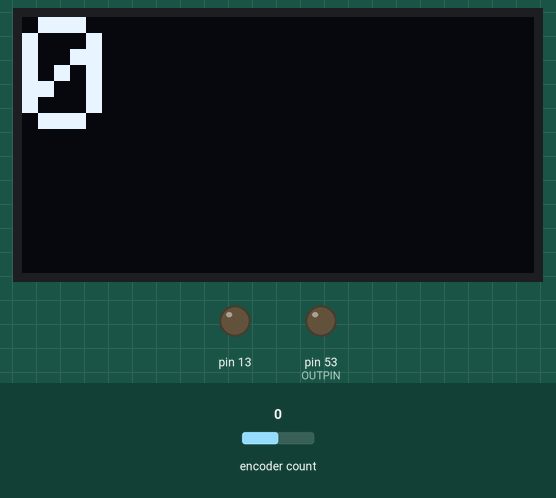
Simulated run of this sketch. Board: Arduino Mega 2560, built with avr-gcc and run on an emulated ATmega2560. Parts: 128×64 one-colour display, output pins drawn as LEDs (lit = HIGH). Inputs (shaded band) come from the test bench; at power-on: encoder count 0. What the sketch prints to the serial monitor is not drawn.

Above: at 1.2 s.
1.3 s: encoder count set to 1
At 2.3 s:
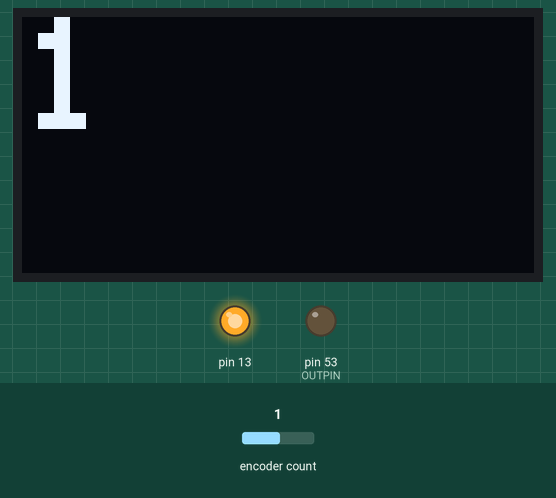
2.8 s: encoder count set to 2
At 3.4 s:
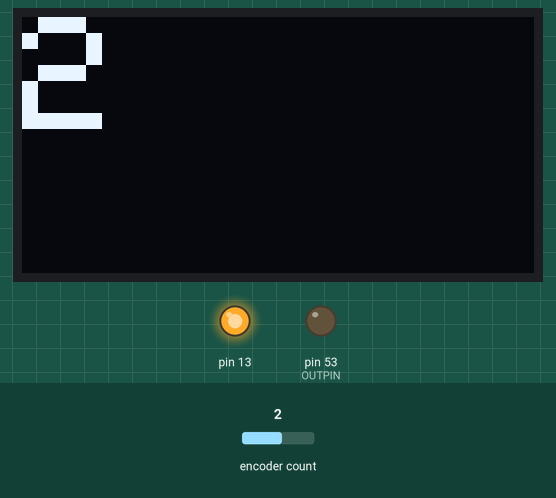
Timing chart, 0 to 5.8 s (numbered marks = the images above; inputs shaded):
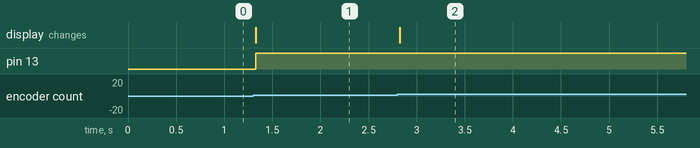

Measured:
- after the input at 1.3 s, pin 13: LOW → HIGH at once; the display: changes at once (image 1)
- after the input at 2.8 s, the display: changes at once (image 2)

The sketch:

Generador.ino
```cpp
#include <Arduino.h>
#include <SPI.h>
#include <Wire.h>
#include <Adafruit_GFX.h>
#include <Adafruit_SSD1306.h>
#include "ClickEncoder.h"
#include <TimerOne.h>
//#include <TimerThree.h>
#include <Time.h>

//LIMITES
#define MAXVALUE 120
#define MINVALUE 0
#define PULSESFORLITER 450
#define PULSEWIDTH 10
#define TIMER1PERIOD 100

//Para el rotary
const int PinCLK=2;                   // Used for generating interrupts using CLK signal
const int PinDT=3;                    // Used for reading DT signal
const int PinSW=4;

#define OLED_RESET 4
Adafruit_SSD1306 display(OLED_RESET);

#define OUTPIN 53

ClickEncoder *encoder;
int16_t last, value;
unsigned long   waveTimer=99999999L;
unsigned long   timerCicles = 0;
int lastPulse;
bool doNone=false;

void doPulse()
{
//  int lapso;
//  cli();
//  lapso=now()-lastPulse;
//  lastPulse=now();
//  Serial.print("LAPSO: ");Serial.println(lapso);
  if (doNone) return;
  digitalWrite(13, LOW);
  digitalWrite(OUTPIN,HIGH);
  delayMicroseconds(PULSEWIDTH);
  digitalWrite(13, HIGH);
  digitalWrite(OUTPIN,LOW);
//  sei();
}

void timerIsr() {
  encoder->service();
  timerCicles++;
  if (timerCicles >= waveTimer )
  {
    timerCicles=0;
    doPulse();
  }
}


void setup()
{
  Serial.begin(115200);
  //Ponemos los pin en salida
  pinMode(13,OUTPUT);
  pinMode(OUTPIN,OUTPUT);
  Serial.println("Hola");
//Para el DISPLAY
  display.begin(SSD1306_SWITCHCAPVCC, 0x3C);
  display.setTextSize(4);
  display.setTextColor(WHITE);
  display.clearDisplay();
//Para el encoder
  encoder = new ClickEncoder(PinCLK,PinDT,PinSW);
  Timer1.initialize(TIMER1PERIOD);
  Timer1.attachInterrupt(timerIsr);
//  Timer3.initialize(1000000);
//  Timer3.attachInterrupt(doPulse);
  last = -1;
}

void loop()
{
  value += encoder->getValue();
  //Comprobamos los limites
  if (value<MINVALUE) value=MINVALUE;
  if (value>MAXVALUE) value=MAXVALUE;

  if (value != last) {
    last = value;
    display.clearDisplay();
    display.setCursor(0,0);
    display.print(value);
    if(doNone) display.println("*");
    display.display();
    Serial.print("Encoder Value: ");
    Serial.println(value);
    //value son l/min de momento entero
    long pulsosporsegundo=(PULSESFORLITER*(long)value)/60L;
    waveTimer = 10000L/pulsosporsegundo;
  }
  ClickEncoder::Button b = encoder->getButton();
  if (b == ClickEncoder::Clicked)
  {
    doNone = !doNone;
    display.clearDisplay();
    display.setCursor(0,0);
    display.print(value);
    if(doNone) display.println("*");
    display.display();
  }
}
```
